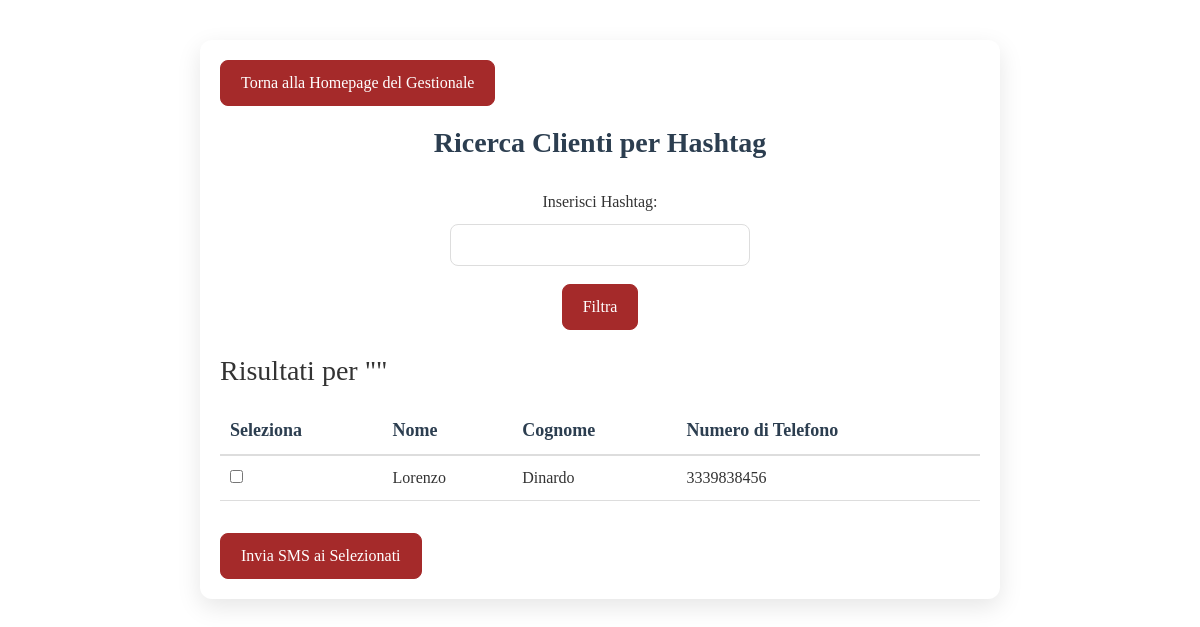
The page /gestionale/clienti/ricerca/ (signed in) on the database its author committed.
### gestionale/models.py (models this page shows, shortened)
class Customer(models.Model):
    first_name = models.CharField(max_length=100)
    last_name = models.CharField(max_length=100)
    phone_number = models.CharField(max_length=20)
    hashtag = models.CharField(max_length=100, blank=True, null=True, default="")
    numero_prenotazioni = models.IntegerField(default=0)

### gestionale/views.py (the view)
# urls.py: path('clienti/ricerca/', views.search_customers_by_hashtag, name='search_customers_by_hashtag'),
@login_required
def search_customers_by_hashtag(request):
    hashtag_query = request.GET.get('hashtag', '').strip()
    if hashtag_query:
        customers = Customer.objects.filter(hashtag__icontains=hashtag_query)
    else:
        customers = Customer.objects.all()
    hashtags = (
        Customer.objects
        .exclude(hashtag="")
        .values_list('hashtag', flat=True)
    )
    unique_hashtags = set(tag.strip() for tags in hashtags for tag in tags.split(',') if tag.strip())
    return render(request, 'gestionale/search_customers.html', {
        'customers': customers,
        'hashtag_query': hashtag_query,
        'unique_hashtags': unique_hashtags,
    })

### gestionale/templates/gestionale/search_customers.html (shortened to what this page needs)
{% extends "base.html" %}
{% load static %}
{% block css_files %}
    <link rel="stylesheet" href="{% static 'gestionale/shared.css' %}">
{% endblock %}
{% block content %}
<div class="reservation-container">
    <a href="{% url 'gestionale:gestionale' %}" class="back-to-home">Torna alla Homepage del Gestionale</a>
    <h2>Ricerca Clienti per Hashtag</h2>
    <form method="get" action="{% url 'gestionale:search_customers_by_hashtag' %}" class="date-selector-form">
        <label for="hashtag">Inserisci Hashtag:</label>
        <input type="text" id="hashtag" name="hashtag" value="{{ hashtag_query }}" class="form-control" list="suggested-hashtags" />
        <button type="submit" class="nav-button mt-2">Filtra</button>
    </form>
    {% if customers %}
        <form method="post" action="{% url 'gestionale:send_sms' %}">
            <h3 class="mt-4">Risultati per "{{ hashtag_query|default_if_none:'tutti i clienti' }}"</h3>
            <div class="reservation-list">
                <table class="table">
                    <thead>
                        <tr>
                            <th>Seleziona</th>
                            <th>Nome</th>
                            <th>Cognome</th>
                            <th>Numero di Telefono</th>
                        </tr>
                    </thead>
                    <tbody>
                        {% for customer in customers %}
                            <tr>
                                <td>
                                    <input type="checkbox" name="selected_customers" value="{{ customer.id }}">
                                </td>
                                <td>{{ customer.first_name }}</td>
                                <td>{{ customer.last_name }}</td>
                                <td>{{ customer.phone_number }}</td>
                            </tr>
                        {% endfor %}
                    </tbody>
                </table>
            </div>
            <button type="submit" class="nav-button mt-3">Invia SMS ai Selezionati</button>
        </form>
    {% else %}
        <p class="no-reservation mt-4">Nessun cliente trovato.</p>
    {% endif %}
</div>
{% endblock %}

### static/gestionale/shared.css (style rules this page uses)
.reservation-container { font-family: 'Playfair Display', serif; max-width: 800px; margin: 40px auto; padding: 20px; background-color: #fff; border-radius: 12px; box-shadow: 0 8px 24px rgba(0, 0, 0, 0.1); color: #333; }
.reservation-container h2 { text-align: center; font-weight: 700; font-size: 28px; color: #2c3e50; margin-bottom: 30px; }
.date-selector-form { display: flex; flex-direction: column; align-items: center; gap: 10px; margin-top: 10px; }
.date-selector-form label { font-weight: 500; font-size: 16px; }
.date-selector-form input[type="text"] { padding: 8px; border: 1px solid #ddd; border-radius: 8px; font-size: 16px; max-width: 300px; }
.nav-button, .back-to-home { padding: 10px 20px; border: 1px solid #a52a2a; border-radius: 8px; background-color: #a52a2a; color: #fff; font-size: 16px; text-decoration: none; font-weight: 500; transition: background-color 0.3s ease; }
.back-to-home { margin-bottom: 20px; display: inline-block; }
.table { width: 100%; border-collapse: collapse; margin-top: 20px; }
.table thead th { font-weight: 600; font-size: 18px; color: #2c3e50; border-bottom: 2px solid #ddd; text-align: left; padding: 10px; }
.table tbody td { padding: 10px; border-bottom: 1px solid #ddd; font-size: 16px; color: #333; }

### rows shown on the page
Customer: first_name "Lorenzo", last_name "Dinardo", phone_number "3339838456"
